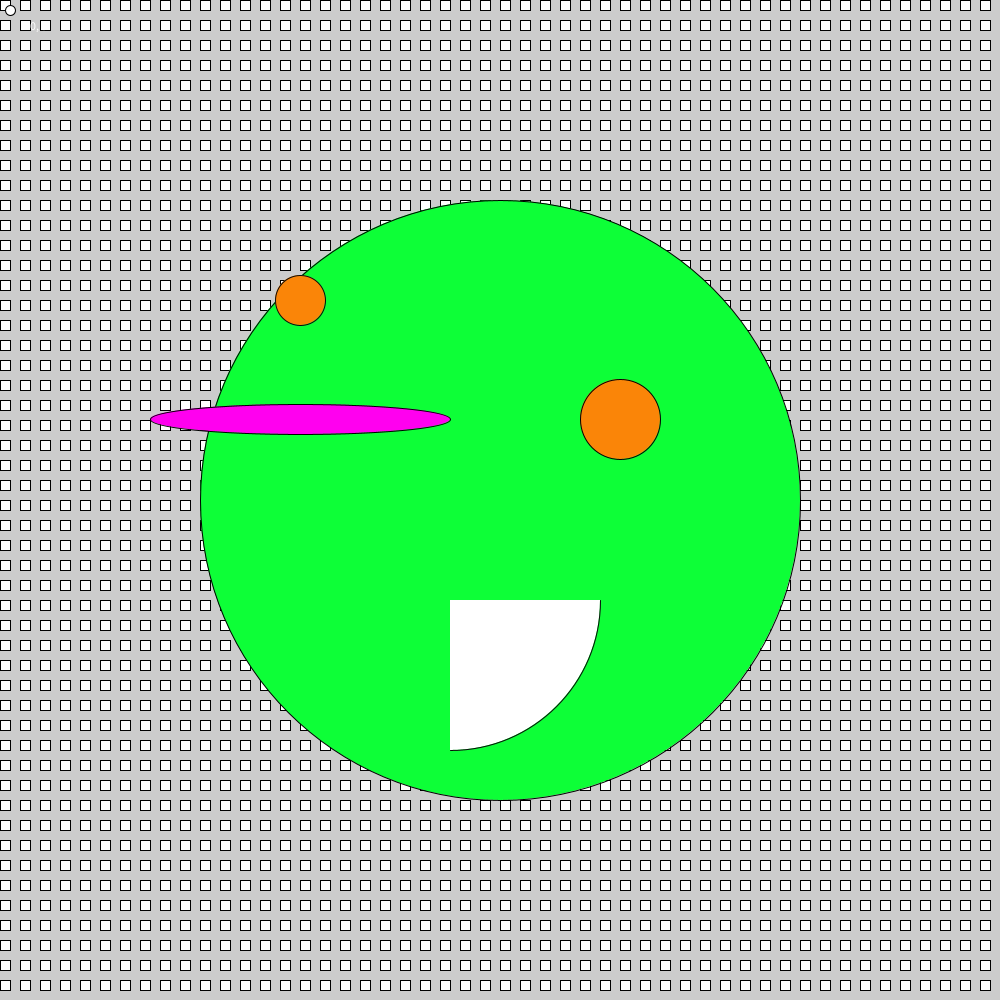
Frame 1 (no input)
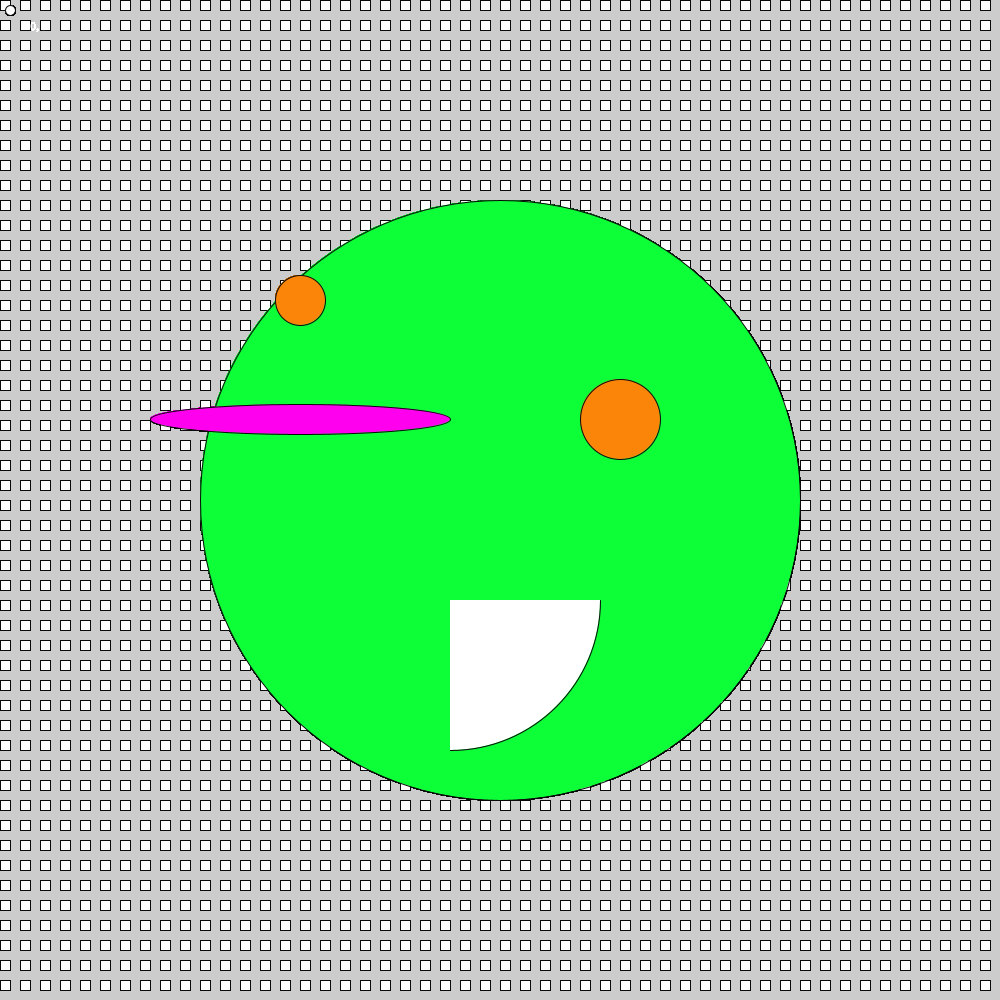
Frame 60 (the mouse pressed at the canvas centre just before this capture)
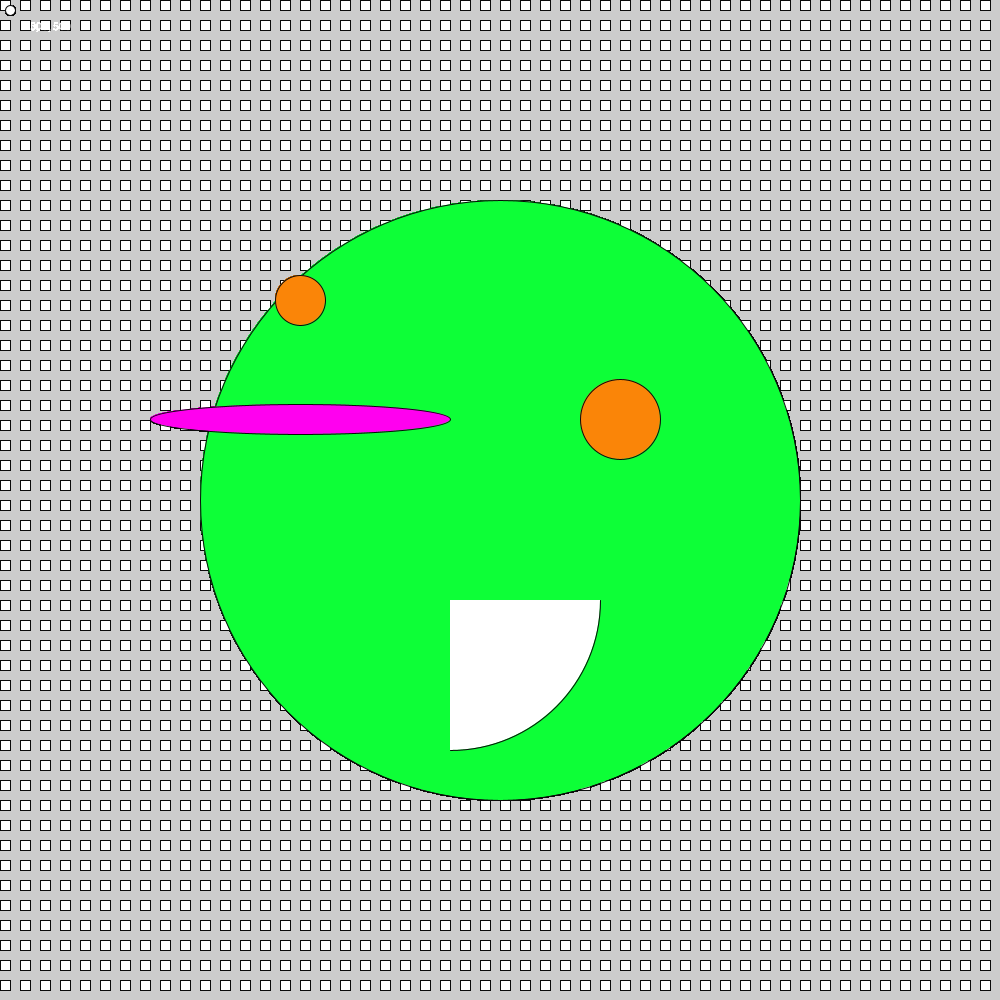
Frame 120 (the mouse held since frame 60 and released just before this capture)

The Processing sketch that drew these frames (run headless with seeded random() and noise(); from frame 60 on, the mouse is pressed at the canvas centre):

// Processing sketch: processing_182874
// ── processing_182874.pde

void setup() {
size (1000,1000);
}

void draw() {

fill (255) ;
for (int i = 0; i < 500; i++) {
  for (int j = 0; j < 500; j++) {
    rect (20*i, 20*j, 10, 10);
  }}
  
  ellipse (10,10,10,10) ;
  fill(#0DFF37);
ellipse(500, 500, 600, 600);
fill (#FF00EF);
ellipse (300,419, 300,30);
fill(#FA8508);
ellipse (620, 419, 80, 80);

stroke(10);
ellipse (300,300,50,50);
fill (255);
arc(450, 600, 300, 300, 0, PI / 2.0);
text(mouseX + ", " + mouseY, 30,30) ;
}
